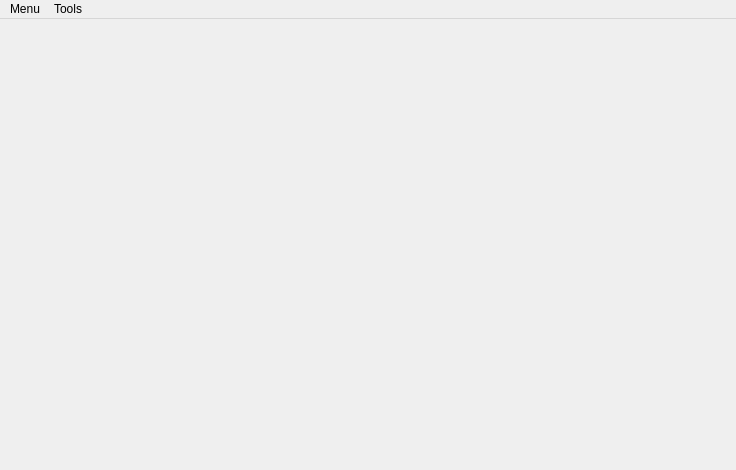
<?xml version="1.0" encoding="UTF-8"?>
<ui version="4.0">
 <class>MainWindow</class>
 <widget class="QMainWindow" name="MainWindow">
  <property name="geometry">
   <rect>
    <x>0</x>
    <y>0</y>
    <width>736</width>
    <height>470</height>
   </rect>
  </property>
  <property name="windowTitle">
   <string>MainWindow</string>
  </property>
  <widget class="QWidget" name="centralWidget">
   <layout class="QHBoxLayout" name="horizontalLayout">
    <item>
     <widget class="DrawWidget" name="widget" native="true">
      <property name="styleSheet">
       <string notr="true"/>
      </property>
     </widget>
    </item>
   </layout>
  </widget>
  <widget class="QMenuBar" name="menuBar">
   <property name="geometry">
    <rect>
     <x>0</x>
     <y>0</y>
     <width>736</width>
     <height>21</height>
    </rect>
   </property>
   <widget class="QMenu" name="menuMenu">
    <property name="title">
     <string>Menu</string>
    </property>
    <addaction name="actionSave_config"/>
    <addaction name="actionLoad_config"/>
    <addaction name="actionSave_Image"/>
    <addaction name="actionExit"/>
   </widget>
   <widget class="QMenu" name="menuTools">
    <property name="title">
     <string>Tools</string>
    </property>
    <addaction name="actionClear"/>
   </widget>
   <addaction name="menuMenu"/>
   <addaction name="menuTools"/>
  </widget>
  <action name="actionSave_config">
   <property name="text">
    <string>Save Config</string>
   </property>
  </action>
  <action name="actionLoad_config">
   <property name="text">
    <string>Load Config</string>
   </property>
  </action>
  <action name="actionExit">
   <property name="text">
    <string>Exit</string>
   </property>
  </action>
  <action name="actionSave_Image">
   <property name="text">
    <string>Save Image</string>
   </property>
  </action>
  <action name="actionClear">
   <property name="text">
    <string>Clear</string>
   </property>
  </action>
 </widget>
 <layoutdefault spacing="6" margin="11"/>
 <customwidgets>
  <customwidget>
   <class>DrawWidget</class>
   <extends>QWidget</extends>
   <header>drawwidget.h</header>
   <container>1</container>
  </customwidget>
 </customwidgets>
 <resources/>
 <connections>
  <connection>
   <sender>actionExit</sender>
   <signal>triggered()</signal>
   <receiver>MainWindow</receiver>
   <slot>close()</slot>
   <hints>
    <hint type="sourcelabel">
     <x>-1</x>
     <y>-1</y>
    </hint>
    <hint type="destinationlabel">
     <x>367</x>
     <y>234</y>
    </hint>
   </hints>
  </connection>
 </connections>
</ui>
